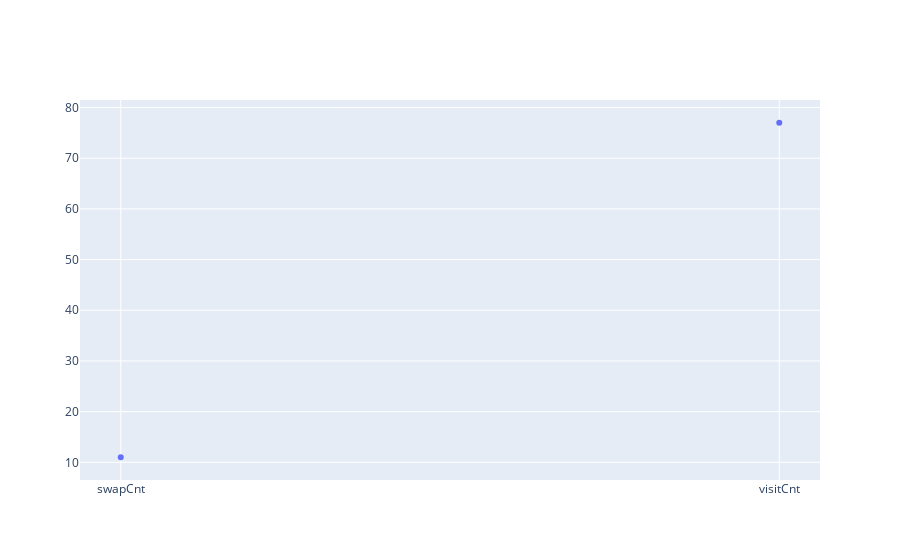

Notebook source saved alongside this figure:
### Markdown cell above
# 选择排序
## 时间复杂度
N^2/2次比较 + N次交换
## 特点
* 运行时间与输入无关
* 数据移动次数最少

### Code cell
from typing import List

def selectionSort(a):
    swapCnt = 0
    visitCnt = 0
    for i in range(len(a)):
        visitCnt += 1
        min = i
        for j in range(i,len(a)):
            visitCnt += 1
            if a[j] < a[min]:
                min = j
        swapCnt += 1
        a[i], a[min] = a[min], a[i]
    return (swapCnt, visitCnt)

# 读取tiny测试数据
import requests
response = requests.get('https://algs4.cs.princeton.edu/21elementary/tiny.txt')
unsort_tiny_list = response.text.strip().split()
unsort_tiny_list

swapCnt, visitCnt = selectionSort(unsort_tiny_list)
print(unsort_tiny_list)

import plotly.graph_objects as go
fig = go.Figure()
fig.add_trace(go.Scatter(x=["swapCnt","visitCnt"], y=[swapCnt,visitCnt],mode='markers',name="selectionSort"))
fig.show()

### Figure 1 — Plotly figure (JSON) as saved in the notebook; plotly's stock layout.template omitted (floating-point values rounded to 4 significant figures)
{"data": [{"mode": "markers", "name": "selectionSort", "type": "scatter", "x": ["swapCnt", "visitCnt"], "y": [11, 77]}], "layout": {}}
